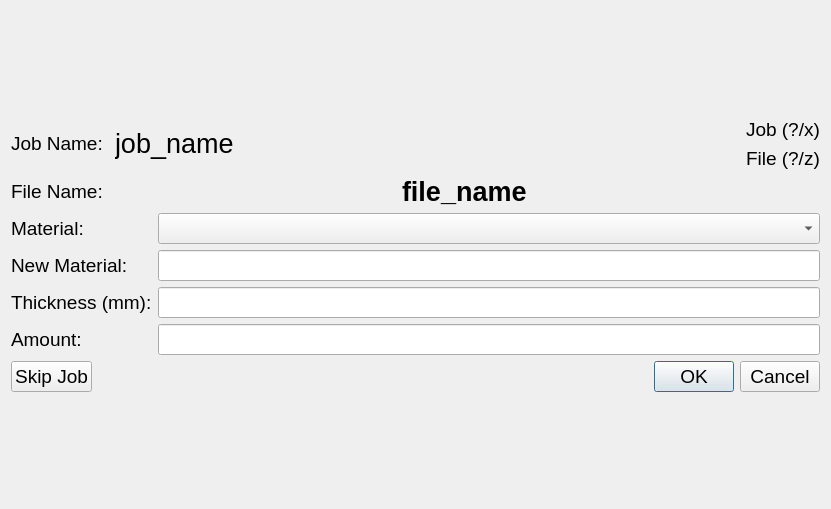
<?xml version="1.0" encoding="UTF-8"?>
<ui version="4.0">
 <class>Dialog</class>
 <widget class="QDialog" name="Dialog">
  <property name="geometry">
   <rect>
    <x>0</x>
    <y>0</y>
    <width>831</width>
    <height>509</height>
   </rect>
  </property>
  <property name="sizePolicy">
   <sizepolicy hsizetype="Expanding" vsizetype="Expanding">
    <horstretch>0</horstretch>
    <verstretch>0</verstretch>
   </sizepolicy>
  </property>
  <property name="font">
   <font>
    <pointsize>14</pointsize>
   </font>
  </property>
  <property name="windowTitle">
   <string>Import Laser Jobs from Mail</string>
  </property>
  <property name="modal">
   <bool>true</bool>
  </property>
  <layout class="QVBoxLayout" name="verticalLayout_3">
   <item>
    <spacer name="verticalSpacer_2">
     <property name="orientation">
      <enum>Qt::Vertical</enum>
     </property>
     <property name="sizeHint" stdset="0">
      <size>
       <width>20</width>
       <height>40</height>
      </size>
     </property>
    </spacer>
   </item>
   <item>
    <layout class="QVBoxLayout" name="verticalLayout_2">
     <item>
      <layout class="QHBoxLayout" name="horizontalLayout">
       <item>
        <widget class="QLabel" name="label">
         <property name="text">
          <string>&lt;html&gt;&lt;head/&gt;&lt;body&gt;&lt;p&gt;Job Name: &lt;/p&gt;&lt;/body&gt;&lt;/html&gt;</string>
         </property>
        </widget>
       </item>
       <item>
        <widget class="QLabel" name="jobNameQLabel">
         <property name="sizePolicy">
          <sizepolicy hsizetype="Preferred" vsizetype="Minimum">
           <horstretch>0</horstretch>
           <verstretch>0</verstretch>
          </sizepolicy>
         </property>
         <property name="text">
          <string>&lt;html&gt;&lt;head/&gt;&lt;body&gt;&lt;p&gt;&lt;span style=&quot; font-size:20pt;&quot;&gt;job_name&lt;/span&gt;&lt;/p&gt;&lt;/body&gt;&lt;/html&gt;</string>
         </property>
        </widget>
       </item>
       <item>
        <spacer name="horizontalSpacer_2">
         <property name="orientation">
          <enum>Qt::Horizontal</enum>
         </property>
         <property name="sizeHint" stdset="0">
          <size>
           <width>40</width>
           <height>20</height>
          </size>
         </property>
        </spacer>
       </item>
       <item>
        <layout class="QVBoxLayout" name="verticalLayout">
         <item>
          <widget class="QLabel" name="jobProgressQLabel">
           <property name="text">
            <string>Job (?/x)</string>
           </property>
          </widget>
         </item>
         <item>
          <widget class="QLabel" name="fileProgressQLabel">
           <property name="text">
            <string>File (?/z)</string>
           </property>
          </widget>
         </item>
        </layout>
       </item>
      </layout>
     </item>
     <item>
      <layout class="QHBoxLayout" name="horizontalLayout_2">
       <item>
        <widget class="QLabel" name="label_2">
         <property name="text">
          <string>File Name:</string>
         </property>
        </widget>
       </item>
       <item>
        <spacer name="horizontalSpacer_3">
         <property name="orientation">
          <enum>Qt::Horizontal</enum>
         </property>
         <property name="sizeHint" stdset="0">
          <size>
           <width>40</width>
           <height>20</height>
          </size>
         </property>
        </spacer>
       </item>
       <item>
        <widget class="QLabel" name="fileNameQLabel">
         <property name="text">
          <string>&lt;html&gt;&lt;head/&gt;&lt;body&gt;&lt;p&gt;&lt;span style=&quot; font-size:20pt; font-weight:600;&quot;&gt;file_name&lt;/span&gt;&lt;/p&gt;&lt;/body&gt;&lt;/html&gt;</string>
         </property>
        </widget>
       </item>
       <item>
        <spacer name="horizontalSpacer">
         <property name="orientation">
          <enum>Qt::Horizontal</enum>
         </property>
         <property name="sizeHint" stdset="0">
          <size>
           <width>40</width>
           <height>20</height>
          </size>
         </property>
        </spacer>
       </item>
      </layout>
     </item>
     <item>
      <layout class="QFormLayout" name="formLayout">
       <item row="0" column="0">
        <widget class="QLabel" name="materialQLabel">
         <property name="text">
          <string>Material:</string>
         </property>
         <property name="buddy">
          <cstring>materialQComboBox</cstring>
         </property>
        </widget>
       </item>
       <item row="0" column="1">
        <widget class="QComboBox" name="materialQComboBox"/>
       </item>
       <item row="1" column="0">
        <widget class="QLabel" name="newMaterialQLabel">
         <property name="text">
          <string>New Material:</string>
         </property>
         <property name="buddy">
          <cstring>newMaterialQLineEdit</cstring>
         </property>
        </widget>
       </item>
       <item row="1" column="1">
        <widget class="QLineEdit" name="newMaterialQLineEdit"/>
       </item>
       <item row="2" column="0">
        <widget class="QLabel" name="thicknessQLabel">
         <property name="text">
          <string>Thickness (mm):</string>
         </property>
         <property name="buddy">
          <cstring>thicknessQLineEdit</cstring>
         </property>
        </widget>
       </item>
       <item row="2" column="1">
        <widget class="QLineEdit" name="thicknessQLineEdit"/>
       </item>
       <item row="3" column="0">
        <widget class="QLabel" name="amountQLabel">
         <property name="text">
          <string>Amount:</string>
         </property>
         <property name="buddy">
          <cstring>amountQLineEdit</cstring>
         </property>
        </widget>
       </item>
       <item row="3" column="1">
        <widget class="QLineEdit" name="amountQLineEdit"/>
       </item>
      </layout>
     </item>
    </layout>
   </item>
   <item>
    <layout class="QHBoxLayout" name="horizontalLayout_3">
     <item>
      <widget class="QPushButton" name="skipPushButton">
       <property name="text">
        <string>Skip Job</string>
       </property>
      </widget>
     </item>
     <item>
      <widget class="QDialogButtonBox" name="buttonBox">
       <property name="orientation">
        <enum>Qt::Horizontal</enum>
       </property>
       <property name="standardButtons">
        <set>QDialogButtonBox::Cancel|QDialogButtonBox::Ok</set>
       </property>
      </widget>
     </item>
    </layout>
   </item>
   <item>
    <spacer name="verticalSpacer">
     <property name="orientation">
      <enum>Qt::Vertical</enum>
     </property>
     <property name="sizeHint" stdset="0">
      <size>
       <width>20</width>
       <height>40</height>
      </size>
     </property>
    </spacer>
   </item>
  </layout>
 </widget>
 <tabstops>
  <tabstop>materialQComboBox</tabstop>
  <tabstop>newMaterialQLineEdit</tabstop>
  <tabstop>thicknessQLineEdit</tabstop>
  <tabstop>amountQLineEdit</tabstop>
 </tabstops>
 <resources/>
 <connections>
  <connection>
   <sender>buttonBox</sender>
   <signal>rejected()</signal>
   <receiver>Dialog</receiver>
   <slot>reject()</slot>
   <hints>
    <hint type="sourcelabel">
     <x>295</x>
     <y>688</y>
    </hint>
    <hint type="destinationlabel">
     <x>286</x>
     <y>274</y>
    </hint>
   </hints>
  </connection>
 </connections>
</ui>
